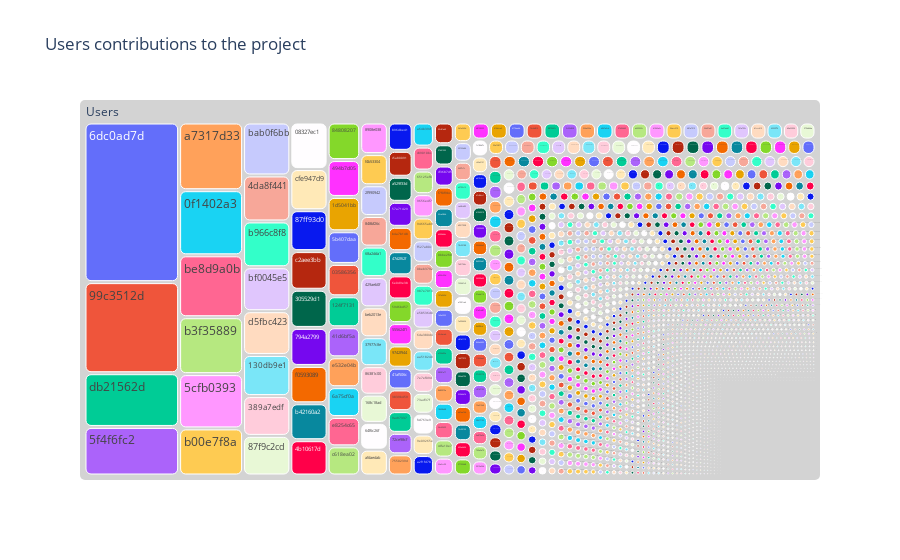

Here is the notebook cell this chart was saved with:
### Code cell
fig = px.treemap(
    users,
    path=[px.Constant("Users"), "user_name"],
    values="count",
    title=f"Users contributions to the project",
    height=800,
)
fig.update_traces(marker=dict(cornerradius=5), root_color="lightgrey")
fig.show()

### Figure 1 — Plotly figure (JSON) as saved in the notebook; plotly's stock layout.template omitted (floating-point values rounded to 4 significant figures; data arrays with more than 128 entries replaced by an {"elided": "..."} marker saying what was removed)
{"data": [{"branchvalues": "total", "domain": {"x": [0, 1], "y": [0, 1]}, "hovertemplate": "labels=%{label}<br>count=%{value}<br>parent=%{parent}<br>id=%{id}<extra></extra>", "ids": {"elided": "4939 str values"}, "labels": {"elided": "4939 str values"}, "marker": {"cornerradius": 5}, "name": "", "parents": {"elided": "4939 str values"}, "root": {"color": "lightgrey"}, "type": "treemap", "values": {"elided": "4939 int values"}}], "layout": {"autosize": true, "legend": {"tracegroupgap": 0}, "title": {"text": "Users contributions to the project"}}}
